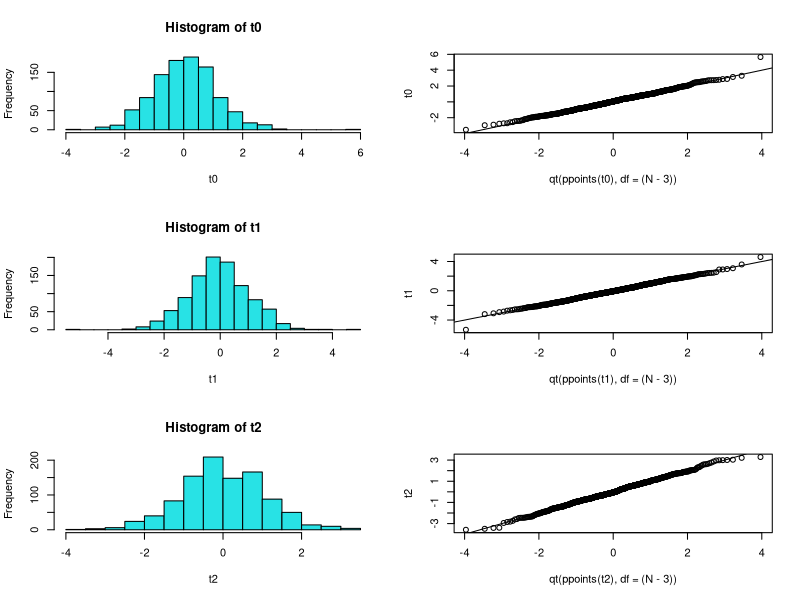

This figure's R source:
# This is a quick example program that performs a simple Monte Carlo
# experiment to illustrate the sampling distribution of t-statistics
# from a simple linear regression model.
#
# The number of beta coefficients (including an intercept) is hardcoded
# to be 3.
#
# Kevin Quinn
# 2/3/2003
#

library(lattice)


M <- 1000         # number of Monte Carlo iterations
N <- 20           # sample size

t.store <- matrix(NA, M, 3)  # matrix to store the beta estimates

# the following are the true values of beta that generate the data
beta0.true <- 0     # the intercept
beta1.true <- 0     # the coefficient on x1
beta2.true <- 0     # the coefficient on x2
sigma2     <- 25     # variance of the disturbances

# the Monte Carlo experiment begins here
for (iter in 1:M){

  # sample the data from the "population"
  x1 <- runif(N)
  x2 <- rnorm(N, mean=x1)
  epsilon <- rnorm(N, mean=0, sd=sqrt(sigma2))
  y  <- beta0.true + beta1.true*x1 + beta2.true*x2 + epsilon

  # find the least squares estimates given our sample data
  lm.out <- lm(y~x1+x2)

  # put the least squares estimates into the storage matrix
  t.store[iter,] <- summary(lm.out)$coefficients[,3]
  
  # print iteration to the screen
  if (iter %% 50 == 0){
    cat("Monte Carlo iteration = ", iter, "\n")
  }
  
}

t0 <- t.store[,1]
t1 <- t.store[,2]
t2 <- t.store[,3]

par(mfrow=c(3,2))
hist(t0, nclass=15, col=5)
qqplot(qt(ppoints(t0), df=(N-3)), t0)
abline(0,1)

hist(t1, nclass=15, col=5)
qqplot(qt(ppoints(t1), df=(N-3)), t1)
abline(0,1)

hist(t2, nclass=15, col=5)
qqplot(qt(ppoints(t2), df=(N-3)), t2)
abline(0,1)

